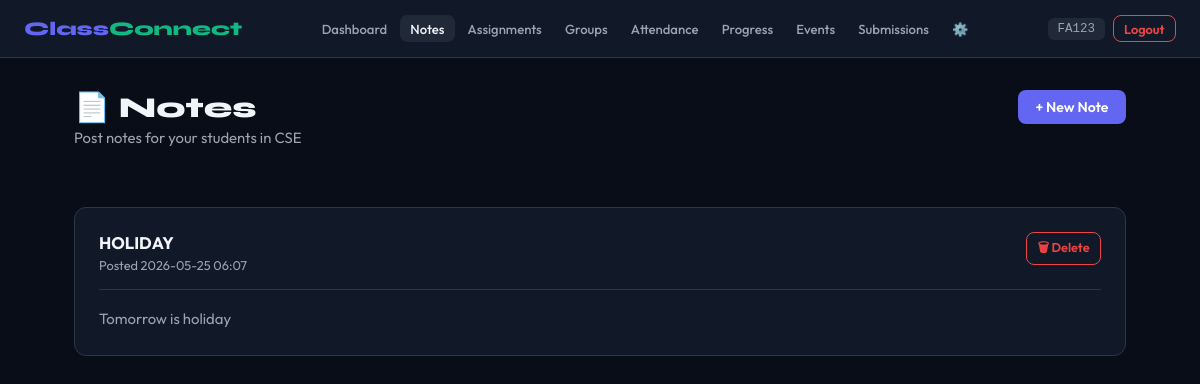
/teacher/notes (signed in), run on the app's committed database.
### tables this page shows
CREATE TABLE classes (
    id INTEGER PRIMARY KEY AUTOINCREMENT,
    name TEXT NOT NULL,
    teacher_id INTEGER NOT NULL,
    class_code TEXT UNIQUE NOT NULL,
    subject TEXT,
    created_at TIMESTAMP DEFAULT CURRENT_TIMESTAMP,
    FOREIGN KEY (teacher_id) REFERENCES users(id)
);

CREATE TABLE notes (
    id INTEGER PRIMARY KEY AUTOINCREMENT,
    class_id INTEGER NOT NULL,
    teacher_id INTEGER NOT NULL,
    title TEXT NOT NULL,
    content TEXT NOT NULL,
    created_at TIMESTAMP DEFAULT CURRENT_TIMESTAMP,
    FOREIGN KEY (class_id) REFERENCES classes(id),
    FOREIGN KEY (teacher_id) REFERENCES users(id)
);

### app.py (the view)
@app.route('/teacher/notes', methods=['GET','POST'])
@teacher_required
def teacher_notes():
    conn = get_db(); cls = get_teacher_class(conn)
    if request.method == 'POST':
        t,c = request.form['title'], request.form['content']
        conn.execute('INSERT INTO notes(class_id,teacher_id,title,content) VALUES(?,?,?,?)',
                     (cls['id'],session['user_id'],t,c))
        notify_class(conn, cls['id'], f'📄 New note posted: {t}')
        conn.commit(); flash('Note posted!','success')
    notes = conn.execute('SELECT * FROM notes WHERE class_id=? ORDER BY created_at DESC',(cls['id'],)).fetchall()
    conn.close()
    return render_template('teacher/notes.html', notes=notes, cls=cls)

### app.py (called while the page is built)
def get_db():
    c = sqlite3.connect(DATABASE)
    c.row_factory = sqlite3.Row
    return c

def teacher_required(f):
    from functools import wraps
    @wraps(f)
    def decorated(*args, **kwargs):
        if session.get('role') != 'teacher': return redirect(url_for('login'))
        return f(*args, **kwargs)
    return decorated

def get_teacher_class(conn):
    return conn.execute('SELECT * FROM classes WHERE teacher_id=?', (session['user_id'],)).fetchone()

### templates/teacher/notes.html (shortened to what this page needs)
{% extends "base.html" %}
{% block content %}
<div style="display:flex;justify-content:space-between;align-items:flex-start;flex-wrap:wrap;gap:1rem;margin-bottom:2rem">
  <div>
    <h1 class="page-title">📄 Notes</h1>
    <p class="page-sub">Post notes for your students in {{ cls.name }}</p>
  </div>
  <button class="btn btn-primary" onclick="document.getElementById('add-modal').classList.add('open')">+ New Note</button>
</div>
{% if notes %}
<div style="display:grid;gap:1rem">
  {% for n in notes %}
  <div class="card">
    <div style="display:flex;justify-content:space-between;align-items:flex-start;flex-wrap:wrap;gap:.5rem">
      <div>
        <div style="font-weight:700;font-size:1.05rem;margin-bottom:.25rem">{{ n.title }}</div>
        <div style="font-size:.8rem;color:var(--muted)">Posted {{ n.created_at[:16] }}</div>
      </div>
      <a href="{{ url_for('delete_note', nid=n.id) }}" class="btn btn-red btn-sm"
         onclick="return confirm('Delete this note?')">🗑 Delete</a>
    </div>
    <hr style="border:none;border-top:1px solid var(--border);margin:1rem 0">
    <p style="color:var(--muted);font-size:.93rem;line-height:1.7;white-space:pre-wrap">{{ n.content }}</p>
  </div>
  {% endfor %}
</div>
{% else %}
<div class="card empty">
  <div class="empty-icon">📄</div>
  <p>No notes posted yet. Click "+ New Note" to get started.</p>
</div>
{% endif %}
{% endblock %}

### templates/base.html (style rules this page uses)
*,*::before,*::after { box-sizing:border-box;margin:0;padding:0 }
:root { --bg:#080d17;--surface:#111827;--surface2:#1f2937;--border:#2d3748; --primary:#6366f1;--primary-h:#4f46e5;--green:#10b981;--amber:#f59e0b; --red:#ef4444;--text:#f1f5f9;--muted:#9ca3af;--radius:12px }
body { font-family:'Outfit',sans-serif;background:var(--bg);color:var(--text);min-height:100vh }
h1,h2,h3,h4 { font-family:'Syne',sans-serif }
a { text-decoration:none }
.page-title { font-size:1.8rem;font-weight:800;margin-bottom:.2rem }
.page-sub { color:var(--muted);margin-bottom:1.75rem;font-size:.93rem }
.card { background:var(--surface);border:1px solid var(--border);border-radius:var(--radius);padding:1.5rem }
.btn { display:inline-flex;align-items:center;gap:.4rem;padding:.5rem 1.1rem;border-radius:8px; font-family:'Outfit',sans-serif;font-weight:600;font-size:.88rem;cursor:pointer;border:none;transition:all .2s }
.btn-primary { background:var(--primary);color:#fff }
.btn-red { background:transparent;color:var(--red);border:1px solid var(--red) }
.btn-sm { padding:.28rem .65rem;font-size:.8rem }

### data on the page
classes: name "CSE"
notes: title "HOLIDAY", created_at "2026-05-25 06:07", content "Tomorrow is holiday"

### other printed values
{{ session.usn or session.staff_id or session.name }} "FA123"
